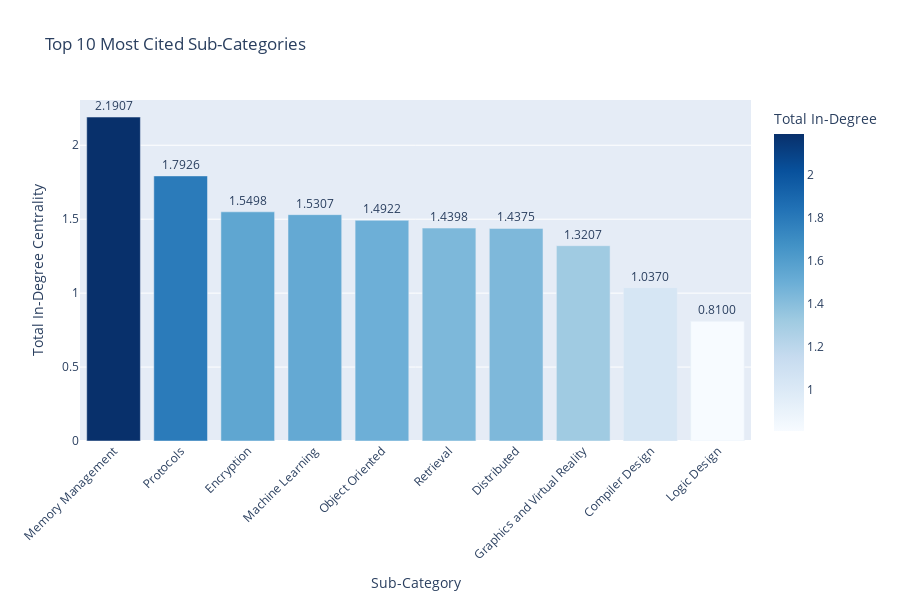

Notebook code for this chart:
### Code cell
# Aggregate in-degree centrality per sub-category
subcat_degrees = degrees_df.groupby('sub_cat').agg({'in_degree': 'sum'}).reset_index()
subcat_degrees = subcat_degrees.sort_values(by='in_degree', ascending=False).head(10)

# Create a bar chart using Plotly
fig = px.bar(
    subcat_degrees, 
    x='sub_cat', 
    y='in_degree', 
    text='in_degree', 
    title="Top 10 Most Cited Sub-Categories",
    labels={'sub_cat': 'Sub-Category', 'in_degree': 'Total In-Degree'},
    color='in_degree',
    color_continuous_scale='Blues'
)

# Update layout for better readability
fig.update_traces(texttemplate='%{text:.4f}', textposition='outside')
fig.update_layout(
    xaxis_title="Sub-Category",
    yaxis_title="Total In-Degree Centrality",
    xaxis_tickangle=-45,
    height=600,
    width=900
)

# Show the plot
fig.show()

### Figure 1 — Plotly figure (JSON) as saved in the notebook; plotly's stock layout.template omitted (floating-point values rounded to 4 significant figures)
{"data": [{"hovertemplate": "Sub-Category=%{x}<br>Total In-Degree=%{marker.color}<extra></extra>", "legendgroup": "", "marker": {"color": [2.191, 1.793, 1.55, 1.531, 1.492, 1.44, 1.438, 1.321, 1.037, 0.81], "coloraxis": "coloraxis", "pattern": {"shape": ""}}, "name": "", "orientation": "v", "showlegend": false, "text": [2.191, 1.793, 1.55, 1.531, 1.492, 1.44, 1.438, 1.321, 1.037, 0.81], "textposition": "outside", "texttemplate": "%{text:.4f}", "type": "bar", "x": ["Memory Management", "Protocols", "Encryption", "Machine Learning", "Object Oriented", "Retrieval", "Distributed", "Graphics and Virtual Reality", "Compiler Design", "Logic Design"], "xaxis": "x", "y": [2.191, 1.793, 1.55, 1.531, 1.492, 1.44, 1.438, 1.321, 1.037, 0.81], "yaxis": "y"}], "layout": {"barmode": "relative", "coloraxis": {"colorbar": {"title": {"text": "Total In-Degree"}}, "colorscale": [[0, "rgb(247,251,255)"], [0.125, "rgb(222,235,247)"], [0.25, "rgb(198,219,239)"], [0.375, "rgb(158,202,225)"], [0.5, "rgb(107,174,214)"], [0.625, "rgb(66,146,198)"], [0.75, "rgb(33,113,181)"], [0.875, "rgb(8,81,156)"], [1, "rgb(8,48,107)"]]}, "height": 600, "legend": {"tracegroupgap": 0}, "title": {"text": "Top 10 Most Cited Sub-Categories"}, "width": 900, "xaxis": {"anchor": "y", "domain": [0, 1], "tickangle": -45, "title": {"text": "Sub-Category"}}, "yaxis": {"anchor": "x", "domain": [0, 1], "title": {"text": "Total In-Degree Centrality"}}}}
